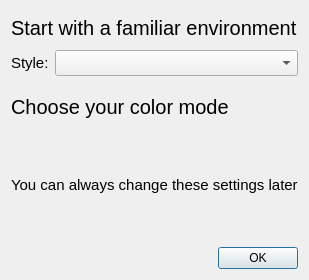
<?xml version="1.0" encoding="UTF-8"?>
<ui version="4.0">
 <class>ColorModeWindow</class>
 <widget class="QDialog" name="ColorModeWindow">
  <property name="geometry">
   <rect>
    <x>0</x>
    <y>0</y>
    <width>302</width>
    <height>280</height>
   </rect>
  </property>
  <property name="sizePolicy">
   <sizepolicy hsizetype="Expanding" vsizetype="MinimumExpanding">
    <horstretch>0</horstretch>
    <verstretch>0</verstretch>
   </sizepolicy>
  </property>
  <property name="windowTitle">
   <string>Welcome to UGENE 1.16</string>
  </property>
  <layout class="QVBoxLayout" name="verticalLayout">
   <item>
    <widget class="QLabel" name="label">
     <property name="font">
      <font>
       <pointsize>15</pointsize>
      </font>
     </property>
     <property name="text">
      <string>Start with a familiar environment</string>
     </property>
    </widget>
   </item>
   <item>
    <layout class="QFormLayout" name="formLayout">
     <item row="0" column="0">
      <widget class="QLabel" name="label_3">
       <property name="font">
        <font>
         <pointsize>11</pointsize>
        </font>
       </property>
       <property name="text">
        <string>Style:</string>
       </property>
      </widget>
     </item>
     <item row="0" column="1">
      <widget class="QComboBox" name="cbStyle">
       <property name="font">
        <font>
         <pointsize>11</pointsize>
        </font>
       </property>
      </widget>
     </item>
    </layout>
   </item>
   <item>
    <widget class="QLabel" name="label_4">
     <property name="font">
      <font>
       <pointsize>15</pointsize>
      </font>
     </property>
     <property name="text">
      <string>Choose your color mode</string>
     </property>
    </widget>
   </item>
   <item>
    <widget class="QWidget" name="wgtColorModes" native="true"/>
   </item>
   <item>
    <widget class="QLabel" name="label_5">
     <property name="font">
      <font>
       <pointsize>11</pointsize>
      </font>
     </property>
     <property name="text">
      <string>You can always change these settings later</string>
     </property>
    </widget>
   </item>
   <item>
    <widget class="QLabel" name="errorLabel">
     <property name="font">
      <font>
       <pointsize>9</pointsize>
      </font>
     </property>
     <property name="text">
      <string/>
     </property>
     <property name="wordWrap">
      <bool>false</bool>
     </property>
    </widget>
   </item>
   <item>
    <widget class="QDialogButtonBox" name="buttonBox">
     <property name="standardButtons">
      <set>QDialogButtonBox::StandardButton::Ok</set>
     </property>
    </widget>
   </item>
  </layout>
 </widget>
 <resources/>
 <connections/>
</ui>
